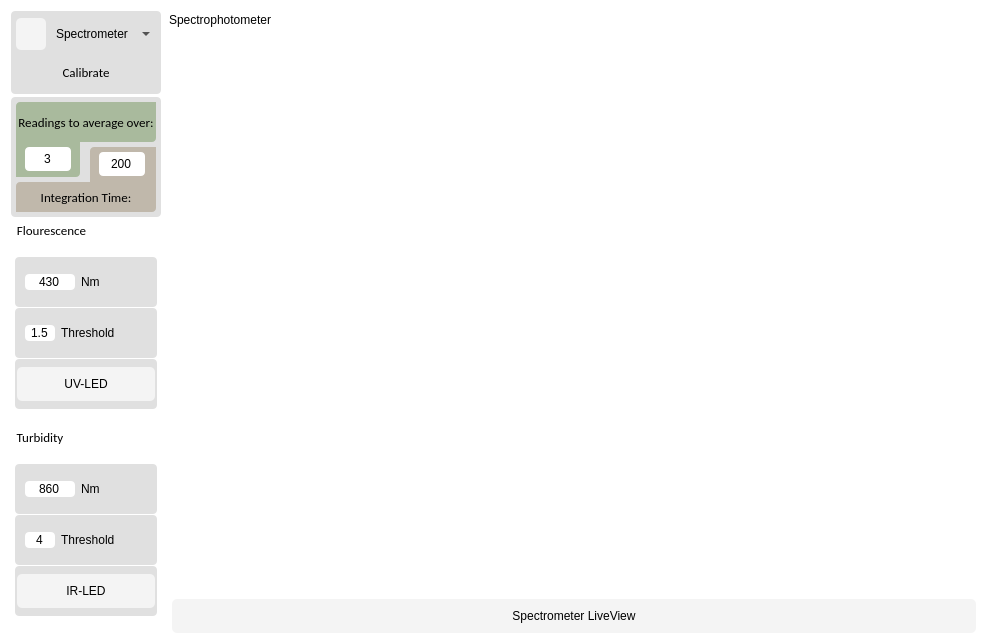
<?xml version="1.0" encoding="UTF-8"?>
<ui version="4.0">
 <class>Form</class>
 <widget class="QWidget" name="Form">
  <property name="geometry">
   <rect>
    <x>0</x>
    <y>0</y>
    <width>992</width>
    <height>644</height>
   </rect>
  </property>
  <property name="sizePolicy">
   <sizepolicy hsizetype="Expanding" vsizetype="Expanding">
    <horstretch>0</horstretch>
    <verstretch>0</verstretch>
   </sizepolicy>
  </property>
  <property name="windowTitle">
   <string>Form</string>
  </property>
  <property name="styleSheet">
   <string notr="true">*{
	border: none;
	background-color: transparent;
	background: transparent;
	padding: 0;
	margin: 0;
	color: #000;
	font: 75 10pt &quot;Calibri&quot;;
	border-radius: 4px;
}

#centralwidget{
	background-color: #fff;
}


#QPushButton{
	text-align: left;
	padding: 2px, 10px;
}

#frame_2{
	Background-color: #f3f4f5;
}
#frame_2, #frame_4, #init_sfm_btn, #calib_btn, #frame_9, #frame_10, #frame_11, #frame_3, #frame_7, #frame_8 {
	background-color: #e0e0e0;
}



#label_9, #frame_15{
	background-color: #c0b8ab;
}

#frame_15 {
	border-bottom-right-radius: 0px;
	border-bottom-left-radius: 0px;
	border-top-right-radius: 0px;
}
#label_9 {
	border-top-right-radius: 0px;
	border-bottom-left-radius: 0px;
}

#label_12, #frame_16 {
	background-color: #a9ba9d;
}

#frame_16 {
	border-top-right-radius: 0px;
	border-top-left-radius: 0px;
	border-bottom-left-radius: 0px;
}
#label_12 {
	border-top-right-radius: 0px;
	border-bottom-left-radius: 0px;
}

#init_sfm_btn:hover , #calib_btn:hover, #manual_command:hover, #self_adu_button:hover{
        background-color: #f2f3f4;
        /*box-shadow: 0px 8px 16px rgba(0, 0, 0, 0.3);*/
}

QMenu::item:selected {
    background-color: white;
    color: white;
}
QComboBox::item:selected{
    background-color: white;
    color: white;
}
QComboBox QAbstractItemView {
	background-color: white;
}

QToolTip {
    color: black;
    background-color: #02a7a9;
}
QTextBrowser, QTextEdit, QLineEdit{
	background-color: #fff;
}

QPushButton {
        border: none;
        padding: 10px;
        background-color: #f4f4f4;
        color: black;
        border-radius: 5px;
       /* box-shadow: 0px 4px 8px rgba(0, 0, 0, 0.3);*/
    }
    QPushButton:hover {
        background-color: #e0e0e0;
        /*box-shadow: 0px 8px 16px rgba(0, 0, 0, 0.3);*/
    }
    QPushButton:pressed {
        background-color: #d4d4d4;
        /*box-shadow: 0px 2px 4px rgba(0, 0, 0, 0.3);*/
    }
</string>
  </property>
  <layout class="QHBoxLayout" name="horizontalLayout_12">
   <item>
    <widget class="QFrame" name="frame">
     <property name="sizePolicy">
      <sizepolicy hsizetype="Expanding" vsizetype="Expanding">
       <horstretch>0</horstretch>
       <verstretch>0</verstretch>
      </sizepolicy>
     </property>
     <property name="maximumSize">
      <size>
       <width>150</width>
       <height>16777215</height>
      </size>
     </property>
     <property name="frameShape">
      <enum>QFrame::StyledPanel</enum>
     </property>
     <property name="frameShadow">
      <enum>QFrame::Raised</enum>
     </property>
     <layout class="QVBoxLayout" name="verticalLayout_2">
      <property name="spacing">
       <number>3</number>
      </property>
      <property name="leftMargin">
       <number>0</number>
      </property>
      <property name="topMargin">
       <number>0</number>
      </property>
      <property name="rightMargin">
       <number>0</number>
      </property>
      <property name="bottomMargin">
       <number>0</number>
      </property>
      <item alignment="Qt::AlignTop">
       <widget class="QFrame" name="settings">
        <property name="sizePolicy">
         <sizepolicy hsizetype="Expanding" vsizetype="Expanding">
          <horstretch>0</horstretch>
          <verstretch>0</verstretch>
         </sizepolicy>
        </property>
        <property name="minimumSize">
         <size>
          <width>0</width>
          <height>190</height>
         </size>
        </property>
        <property name="maximumSize">
         <size>
          <width>150</width>
          <height>16777215</height>
         </size>
        </property>
        <property name="frameShape">
         <enum>QFrame::StyledPanel</enum>
        </property>
        <property name="frameShadow">
         <enum>QFrame::Raised</enum>
        </property>
        <layout class="QVBoxLayout" name="verticalLayout_12">
         <property name="spacing">
          <number>3</number>
         </property>
         <property name="leftMargin">
          <number>0</number>
         </property>
         <property name="topMargin">
          <number>0</number>
         </property>
         <property name="rightMargin">
          <number>0</number>
         </property>
         <property name="bottomMargin">
          <number>0</number>
         </property>
         <item>
          <widget class="QFrame" name="frame_2">
           <property name="sizePolicy">
            <sizepolicy hsizetype="Expanding" vsizetype="Expanding">
             <horstretch>0</horstretch>
             <verstretch>0</verstretch>
            </sizepolicy>
           </property>
           <property name="minimumSize">
            <size>
             <width>0</width>
             <height>0</height>
            </size>
           </property>
           <property name="maximumSize">
            <size>
             <width>16777215</width>
             <height>83</height>
            </size>
           </property>
           <property name="frameShape">
            <enum>QFrame::StyledPanel</enum>
           </property>
           <property name="frameShadow">
            <enum>QFrame::Raised</enum>
           </property>
           <layout class="QVBoxLayout" name="verticalLayout_8">
            <property name="spacing">
             <number>5</number>
            </property>
            <property name="leftMargin">
             <number>5</number>
            </property>
            <property name="topMargin">
             <number>5</number>
            </property>
            <property name="rightMargin">
             <number>5</number>
            </property>
            <property name="bottomMargin">
             <number>5</number>
            </property>
            <item>
             <widget class="QFrame" name="frame_17">
              <property name="layoutDirection">
               <enum>Qt::LeftToRight</enum>
              </property>
              <property name="frameShape">
               <enum>QFrame::StyledPanel</enum>
              </property>
              <property name="frameShadow">
               <enum>QFrame::Raised</enum>
              </property>
              <layout class="QHBoxLayout" name="horizontalLayout_4">
               <property name="spacing">
                <number>10</number>
               </property>
               <property name="leftMargin">
                <number>0</number>
               </property>
               <property name="topMargin">
                <number>2</number>
               </property>
               <property name="rightMargin">
                <number>2</number>
               </property>
               <property name="bottomMargin">
                <number>0</number>
               </property>
               <item alignment="Qt::AlignLeft">
                <widget class="QPushButton" name="refreshDeviceList">
                 <property name="maximumSize">
                  <size>
                   <width>30</width>
                   <height>16777215</height>
                  </size>
                 </property>
                 <property name="text">
                  <string/>
                 </property>
                 <property name="icon">
                  <iconset resource="../Icons.qrc">
                   <normaloff>:/icons/icons/refresh-ccw.svg</normaloff>:/icons/icons/refresh-ccw.svg</iconset>
                 </property>
                </widget>
               </item>
               <item>
                <widget class="QComboBox" name="oceanOpticsDevices">
                 <property name="sizePolicy">
                  <sizepolicy hsizetype="Expanding" vsizetype="Expanding">
                   <horstretch>0</horstretch>
                   <verstretch>0</verstretch>
                  </sizepolicy>
                 </property>
                 <property name="maximumSize">
                  <size>
                   <width>16777215</width>
                   <height>16777215</height>
                  </size>
                 </property>
                 <property name="iconSize">
                  <size>
                   <width>16</width>
                   <height>16</height>
                  </size>
                 </property>
                 <item>
                  <property name="text">
                   <string>Spectrometer</string>
                  </property>
                 </item>
                </widget>
               </item>
              </layout>
             </widget>
            </item>
            <item>
             <widget class="QPushButton" name="calib_btn">
              <property name="sizePolicy">
               <sizepolicy hsizetype="Expanding" vsizetype="Expanding">
                <horstretch>0</horstretch>
                <verstretch>0</verstretch>
               </sizepolicy>
              </property>
              <property name="maximumSize">
               <size>
                <width>16777215</width>
                <height>16777215</height>
               </size>
              </property>
              <property name="font">
               <font>
                <family>Calibri</family>
                <pointsize>10</pointsize>
                <weight>9</weight>
                <italic>false</italic>
                <bold>false</bold>
               </font>
              </property>
              <property name="text">
               <string>Calibrate</string>
              </property>
             </widget>
            </item>
           </layout>
          </widget>
         </item>
         <item>
          <widget class="QFrame" name="frame_4">
           <property name="sizePolicy">
            <sizepolicy hsizetype="Expanding" vsizetype="Expanding">
             <horstretch>0</horstretch>
             <verstretch>0</verstretch>
            </sizepolicy>
           </property>
           <property name="minimumSize">
            <size>
             <width>100</width>
             <height>120</height>
            </size>
           </property>
           <property name="frameShape">
            <enum>QFrame::StyledPanel</enum>
           </property>
           <property name="frameShadow">
            <enum>QFrame::Raised</enum>
           </property>
           <layout class="QGridLayout" name="gridLayout">
            <property name="leftMargin">
             <number>5</number>
            </property>
            <property name="topMargin">
             <number>5</number>
            </property>
            <property name="rightMargin">
             <number>5</number>
            </property>
            <property name="bottomMargin">
             <number>5</number>
            </property>
            <property name="verticalSpacing">
             <number>0</number>
            </property>
            <item row="2" column="0">
             <widget class="QFrame" name="frame_12">
              <property name="frameShape">
               <enum>QFrame::StyledPanel</enum>
              </property>
              <property name="frameShadow">
               <enum>QFrame::Raised</enum>
              </property>
              <layout class="QHBoxLayout" name="horizontalLayout_2">
               <property name="spacing">
                <number>0</number>
               </property>
               <property name="leftMargin">
                <number>0</number>
               </property>
               <property name="topMargin">
                <number>0</number>
               </property>
               <property name="rightMargin">
                <number>0</number>
               </property>
               <property name="bottomMargin">
                <number>0</number>
               </property>
               <item>
                <widget class="QFrame" name="frame_14">
                 <property name="frameShape">
                  <enum>QFrame::StyledPanel</enum>
                 </property>
                 <property name="frameShadow">
                  <enum>QFrame::Raised</enum>
                 </property>
                 <layout class="QHBoxLayout" name="horizontalLayout_10">
                  <property name="spacing">
                   <number>5</number>
                  </property>
                  <property name="leftMargin">
                   <number>0</number>
                  </property>
                  <property name="topMargin">
                   <number>0</number>
                  </property>
                  <property name="rightMargin">
                   <number>5</number>
                  </property>
                  <property name="bottomMargin">
                   <number>5</number>
                  </property>
                  <item>
                   <widget class="QFrame" name="frame_16">
                    <property name="frameShape">
                     <enum>QFrame::StyledPanel</enum>
                    </property>
                    <property name="frameShadow">
                     <enum>QFrame::Raised</enum>
                    </property>
                    <layout class="QHBoxLayout" name="horizontalLayout_11">
                     <property name="topMargin">
                      <number>5</number>
                     </property>
                     <property name="bottomMargin">
                      <number>5</number>
                     </property>
                     <item>
                      <widget class="QLineEdit" name="avg_nr">
                       <property name="sizePolicy">
                        <sizepolicy hsizetype="Expanding" vsizetype="Expanding">
                         <horstretch>0</horstretch>
                         <verstretch>0</verstretch>
                        </sizepolicy>
                       </property>
                       <property name="minimumSize">
                        <size>
                         <width>0</width>
                         <height>24</height>
                        </size>
                       </property>
                       <property name="maximumSize">
                        <size>
                         <width>50</width>
                         <height>24</height>
                        </size>
                       </property>
                       <property name="inputMethodHints">
                        <set>Qt::ImhDigitsOnly</set>
                       </property>
                       <property name="text">
                        <string>3</string>
                       </property>
                       <property name="maxLength">
                        <number>2</number>
                       </property>
                       <property name="alignment">
                        <set>Qt::AlignCenter</set>
                       </property>
                      </widget>
                     </item>
                    </layout>
                   </widget>
                  </item>
                 </layout>
                </widget>
               </item>
               <item>
                <widget class="QFrame" name="frame_13">
                 <property name="frameShape">
                  <enum>QFrame::StyledPanel</enum>
                 </property>
                 <property name="frameShadow">
                  <enum>QFrame::Raised</enum>
                 </property>
                 <layout class="QHBoxLayout" name="horizontalLayout_9">
                  <property name="spacing">
                   <number>5</number>
                  </property>
                  <property name="leftMargin">
                   <number>5</number>
                  </property>
                  <property name="topMargin">
                   <number>5</number>
                  </property>
                  <property name="rightMargin">
                   <number>0</number>
                  </property>
                  <property name="bottomMargin">
                   <number>0</number>
                  </property>
                  <item>
                   <widget class="QFrame" name="frame_15">
                    <property name="frameShape">
                     <enum>QFrame::StyledPanel</enum>
                    </property>
                    <property name="frameShadow">
                     <enum>QFrame::Raised</enum>
                    </property>
                    <layout class="QVBoxLayout" name="verticalLayout_9">
                     <property name="topMargin">
                      <number>5</number>
                     </property>
                     <property name="rightMargin">
                      <number>11</number>
                     </property>
                     <property name="bottomMargin">
                      <number>5</number>
                     </property>
                     <item>
                      <widget class="QLineEdit" name="int_time">
                       <property name="sizePolicy">
                        <sizepolicy hsizetype="Expanding" vsizetype="Expanding">
                         <horstretch>0</horstretch>
                         <verstretch>0</verstretch>
                        </sizepolicy>
                       </property>
                       <property name="minimumSize">
                        <size>
                         <width>0</width>
                         <height>24</height>
                        </size>
                       </property>
                       <property name="maximumSize">
                        <size>
                         <width>50</width>
                         <height>24</height>
                        </size>
                       </property>
                       <property name="inputMethodHints">
                        <set>Qt::ImhDigitsOnly</set>
                       </property>
                       <property name="text">
                        <string>200</string>
                       </property>
                       <property name="maxLength">
                        <number>5</number>
                       </property>
                       <property name="alignment">
                        <set>Qt::AlignCenter</set>
                       </property>
                      </widget>
                     </item>
                    </layout>
                   </widget>
                  </item>
                 </layout>
                </widget>
               </item>
              </layout>
             </widget>
            </item>
            <item row="0" column="0">
             <widget class="QLabel" name="label_12">
              <property name="sizePolicy">
               <sizepolicy hsizetype="Expanding" vsizetype="Expanding">
                <horstretch>0</horstretch>
                <verstretch>0</verstretch>
               </sizepolicy>
              </property>
              <property name="maximumSize">
               <size>
                <width>16777215</width>
                <height>16777215</height>
               </size>
              </property>
              <property name="font">
               <font>
                <family>Calibri</family>
                <pointsize>10</pointsize>
                <weight>9</weight>
                <italic>false</italic>
                <bold>false</bold>
               </font>
              </property>
              <property name="text">
               <string>Readings to average over:</string>
              </property>
              <property name="alignment">
               <set>Qt::AlignCenter</set>
              </property>
             </widget>
            </item>
            <item row="3" column="0" rowspan="3">
             <widget class="QLabel" name="label_9">
              <property name="sizePolicy">
               <sizepolicy hsizetype="Expanding" vsizetype="Expanding">
                <horstretch>0</horstretch>
                <verstretch>0</verstretch>
               </sizepolicy>
              </property>
              <property name="minimumSize">
               <size>
                <width>0</width>
                <height>30</height>
               </size>
              </property>
              <property name="maximumSize">
               <size>
                <width>16777215</width>
                <height>16777215</height>
               </size>
              </property>
              <property name="font">
               <font>
                <family>Calibri</family>
                <pointsize>10</pointsize>
                <weight>9</weight>
                <italic>false</italic>
                <bold>false</bold>
               </font>
              </property>
              <property name="text">
               <string>Integration Time:</string>
              </property>
              <property name="alignment">
               <set>Qt::AlignCenter</set>
              </property>
             </widget>
            </item>
           </layout>
          </widget>
         </item>
        </layout>
       </widget>
      </item>
      <item>
       <widget class="QFrame" name="frame_5">
        <property name="sizePolicy">
         <sizepolicy hsizetype="Expanding" vsizetype="MinimumExpanding">
          <horstretch>0</horstretch>
          <verstretch>0</verstretch>
         </sizepolicy>
        </property>
        <property name="maximumSize">
         <size>
          <width>150</width>
          <height>16777215</height>
         </size>
        </property>
        <property name="font">
         <font>
          <family>Calibri</family>
          <pointsize>10</pointsize>
          <weight>9</weight>
          <italic>false</italic>
          <bold>false</bold>
         </font>
        </property>
        <property name="frameShape">
         <enum>QFrame::StyledPanel</enum>
        </property>
        <property name="frameShadow">
         <enum>QFrame::Raised</enum>
        </property>
        <layout class="QVBoxLayout" name="verticalLayout_7">
         <property name="spacing">
          <number>0</number>
         </property>
         <property name="leftMargin">
          <number>4</number>
         </property>
         <property name="topMargin">
          <number>0</number>
         </property>
         <property name="rightMargin">
          <number>4</number>
         </property>
         <property name="bottomMargin">
          <number>0</number>
         </property>
         <item>
          <widget class="QGroupBox" name="groupBox_2">
           <property name="sizePolicy">
            <sizepolicy hsizetype="Expanding" vsizetype="Expanding">
             <horstretch>0</horstretch>
             <verstretch>0</verstretch>
            </sizepolicy>
           </property>
           <property name="minimumSize">
            <size>
             <width>100</width>
             <height>0</height>
            </size>
           </property>
           <property name="maximumSize">
            <size>
             <width>200</width>
             <height>16777215</height>
            </size>
           </property>
           <property name="font">
            <font>
             <family>Calibri</family>
             <pointsize>10</pointsize>
             <weight>9</weight>
             <italic>false</italic>
             <bold>false</bold>
            </font>
           </property>
           <property name="title">
            <string>Flourescence</string>
           </property>
           <layout class="QVBoxLayout" name="verticalLayout_11">
            <property name="spacing">
             <number>0</number>
            </property>
            <property name="leftMargin">
             <number>0</number>
            </property>
            <property name="topMargin">
             <number>20</number>
            </property>
            <property name="rightMargin">
             <number>0</number>
            </property>
            <property name="bottomMargin">
             <number>1</number>
            </property>
            <item>
             <layout class="QVBoxLayout" name="verticalLayout_5" stretch="0,0,0">
              <property name="spacing">
               <number>1</number>
              </property>
              <property name="bottomMargin">
               <number>0</number>
              </property>
              <item>
               <widget class="QFrame" name="frame_9">
                <property name="sizePolicy">
                 <sizepolicy hsizetype="Expanding" vsizetype="Expanding">
                  <horstretch>0</horstretch>
                  <verstretch>0</verstretch>
                 </sizepolicy>
                </property>
                <property name="maximumSize">
                 <size>
                  <width>16777215</width>
                  <height>50</height>
                 </size>
                </property>
                <property name="frameShape">
                 <enum>QFrame::StyledPanel</enum>
                </property>
                <property name="frameShadow">
                 <enum>QFrame::Raised</enum>
                </property>
                <layout class="QHBoxLayout" name="horizontalLayout_7">
                 <property name="leftMargin">
                  <number>10</number>
                 </property>
                 <property name="topMargin">
                  <number>2</number>
                 </property>
                 <property name="rightMargin">
                  <number>2</number>
                 </property>
                 <property name="bottomMargin">
                  <number>2</number>
                 </property>
                 <item>
                  <widget class="QLineEdit" name="nm_flur">
                   <property name="maximumSize">
                    <size>
                     <width>50</width>
                     <height>16777215</height>
                    </size>
                   </property>
                   <property name="inputMethodHints">
                    <set>Qt::ImhDigitsOnly</set>
                   </property>
                   <property name="text">
                    <string>430</string>
                   </property>
                   <property name="maxLength">
                    <number>6</number>
                   </property>
                   <property name="alignment">
                    <set>Qt::AlignCenter</set>
                   </property>
                  </widget>
                 </item>
                 <item>
                  <widget class="QLabel" name="label_11">
                   <property name="sizePolicy">
                    <sizepolicy hsizetype="Expanding" vsizetype="Expanding">
                     <horstretch>0</horstretch>
                     <verstretch>0</verstretch>
                    </sizepolicy>
                   </property>
                   <property name="maximumSize">
                    <size>
                     <width>16777215</width>
                     <height>18</height>
                    </size>
                   </property>
                   <property name="text">
                    <string>Nm</string>
                   </property>
                  </widget>
                 </item>
                </layout>
               </widget>
              </item>
              <item>
               <widget class="QFrame" name="frame_10">
                <property name="sizePolicy">
                 <sizepolicy hsizetype="Expanding" vsizetype="Expanding">
                  <horstretch>0</horstretch>
                  <verstretch>0</verstretch>
                 </sizepolicy>
                </property>
                <property name="maximumSize">
                 <size>
                  <width>16777215</width>
                  <height>50</height>
                 </size>
                </property>
                <property name="frameShape">
                 <enum>QFrame::StyledPanel</enum>
                </property>
                <property name="frameShadow">
                 <enum>QFrame::Raised</enum>
                </property>
                <layout class="QHBoxLayout" name="horizontalLayout_3">
                 <property name="leftMargin">
                  <number>10</number>
                 </property>
                 <property name="topMargin">
                  <number>2</number>
                 </property>
                 <property name="rightMargin">
                  <number>2</number>
                 </property>
                 <property name="bottomMargin">
                  <number>2</number>
                 </property>
                 <item>
                  <widget class="QLineEdit" name="thresh_flur">
                   <property name="maximumSize">
                    <size>
                     <width>30</width>
                     <height>16777215</height>
                    </size>
                   </property>
                   <property name="inputMethodHints">
                    <set>Qt::ImhDigitsOnly</set>
                   </property>
                   <property name="text">
                    <string>1.5</string>
                   </property>
                   <property name="maxLength">
                    <number>6</number>
                   </property>
                   <property name="alignment">
                    <set>Qt::AlignCenter</set>
                   </property>
                  </widget>
                 </item>
                 <item>
                  <widget class="QLabel" name="label_21">
                   <property name="sizePolicy">
                    <sizepolicy hsizetype="Expanding" vsizetype="Expanding">
                     <horstretch>0</horstretch>
                     <verstretch>0</verstretch>
                    </sizepolicy>
                   </property>
                   <property name="maximumSize">
                    <size>
                     <width>16777215</width>
                     <height>18</height>
                    </size>
                   </property>
                   <property name="text">
                    <string>Threshold</string>
                   </property>
                  </widget>
                 </item>
                </layout>
               </widget>
              </item>
              <item>
               <widget class="QFrame" name="frame_11">
                <property name="sizePolicy">
                 <sizepolicy hsizetype="Expanding" vsizetype="Expanding">
                  <horstretch>0</horstretch>
                  <verstretch>0</verstretch>
                 </sizepolicy>
                </property>
                <property name="maximumSize">
                 <size>
                  <width>16777215</width>
                  <height>50</height>
                 </size>
                </property>
                <property name="frameShape">
                 <enum>QFrame::StyledPanel</enum>
                </property>
                <property name="frameShadow">
                 <enum>QFrame::Raised</enum>
                </property>
                <layout class="QHBoxLayout" name="horizontalLayout_8">
                 <property name="leftMargin">
                  <number>2</number>
                 </property>
                 <property name="topMargin">
                  <number>2</number>
                 </property>
                 <property name="rightMargin">
                  <number>2</number>
                 </property>
                 <property name="bottomMargin">
                  <number>2</number>
                 </property>
                 <item>
                  <widget class="QPushButton" name="UVLED">
                   <property name="text">
                    <string>UV-LED</string>
                   </property>
                  </widget>
                 </item>
                </layout>
               </widget>
              </item>
             </layout>
            </item>
           </layout>
          </widget>
         </item>
         <item>
          <widget class="QGroupBox" name="groupBox">
           <property name="sizePolicy">
            <sizepolicy hsizetype="Expanding" vsizetype="Expanding">
             <horstretch>0</horstretch>
             <verstretch>0</verstretch>
            </sizepolicy>
           </property>
           <property name="minimumSize">
            <size>
             <width>100</width>
             <height>0</height>
            </size>
           </property>
           <property name="maximumSize">
            <size>
             <width>200</width>
             <height>16777215</height>
            </size>
           </property>
           <property name="font">
            <font>
             <family>Calibri</family>
             <pointsize>10</pointsize>
             <weight>9</weight>
             <italic>false</italic>
             <bold>false</bold>
            </font>
           </property>
           <property name="title">
            <string>Turbidity</string>
           </property>
           <layout class="QVBoxLayout" name="verticalLayout_10">
            <property name="spacing">
             <number>0</number>
            </property>
            <property name="leftMargin">
             <number>0</number>
            </property>
            <property name="topMargin">
             <number>20</number>
            </property>
            <property name="rightMargin">
             <number>0</number>
            </property>
            <property name="bottomMargin">
             <number>0</number>
            </property>
            <item>
             <layout class="QVBoxLayout" name="verticalLayout_4" stretch="0,0,0">
              <property name="spacing">
               <number>1</number>
              </property>
              <item>
               <widget class="QFrame" name="frame_3">
                <property name="sizePolicy">
                 <sizepolicy hsizetype="Expanding" vsizetype="Expanding">
                  <horstretch>0</horstretch>
                  <verstretch>0</verstretch>
                 </sizepolicy>
                </property>
                <property name="maximumSize">
                 <size>
                  <width>16777215</width>
                  <height>50</height>
                 </size>
                </property>
                <property name="frameShape">
                 <enum>QFrame::StyledPanel</enum>
                </property>
                <property name="frameShadow">
                 <enum>QFrame::Raised</enum>
                </property>
                <layout class="QHBoxLayout" name="horizontalLayout">
                 <property name="leftMargin">
                  <number>10</number>
                 </property>
                 <property name="topMargin">
                  <number>2</number>
                 </property>
                 <property name="rightMargin">
                  <number>2</number>
                 </property>
                 <property name="bottomMargin">
                  <number>2</number>
                 </property>
                 <item>
                  <widget class="QLineEdit" name="nm_turb">
                   <property name="maximumSize">
                    <size>
                     <width>50</width>
                     <height>16777215</height>
                    </size>
                   </property>
                   <property name="inputMethodHints">
                    <set>Qt::ImhDigitsOnly</set>
                   </property>
                   <property name="text">
                    <string>860</string>
                   </property>
                   <property name="maxLength">
                    <number>6</number>
                   </property>
                   <property name="alignment">
                    <set>Qt::AlignCenter</set>
                   </property>
                  </widget>
                 </item>
                 <item>
                  <widget class="QLabel" name="label_8">
                   <property name="sizePolicy">
                    <sizepolicy hsizetype="Expanding" vsizetype="Expanding">
                     <horstretch>0</horstretch>
                     <verstretch>0</verstretch>
                    </sizepolicy>
                   </property>
                   <property name="maximumSize">
                    <size>
                     <width>16777215</width>
                     <height>18</height>
                    </size>
                   </property>
                   <property name="text">
                    <string>Nm</string>
                   </property>
                  </widget>
                 </item>
                </layout>
               </widget>
              </item>
              <item>
               <widget class="QFrame" name="frame_7">
                <property name="sizePolicy">
                 <sizepolicy hsizetype="Expanding" vsizetype="Expanding">
                  <horstretch>0</horstretch>
                  <verstretch>0</verstretch>
                 </sizepolicy>
                </property>
                <property name="maximumSize">
                 <size>
                  <width>16777215</width>
                  <height>50</height>
                 </size>
                </property>
                <property name="frameShape">
                 <enum>QFrame::StyledPanel</enum>
                </property>
                <property name="frameShadow">
                 <enum>QFrame::Raised</enum>
                </property>
                <layout class="QHBoxLayout" name="horizontalLayout_5">
                 <property name="leftMargin">
                  <number>10</number>
                 </property>
                 <property name="topMargin">
                  <number>2</number>
                 </property>
                 <property name="rightMargin">
                  <number>2</number>
                 </property>
                 <property name="bottomMargin">
                  <number>2</number>
                 </property>
                 <item>
                  <widget class="QLineEdit" name="thresh_turb">
                   <property name="maximumSize">
                    <size>
                     <width>30</width>
                     <height>16777215</height>
                    </size>
                   </property>
                   <property name="inputMethodHints">
                    <set>Qt::ImhDigitsOnly</set>
                   </property>
                   <property name="text">
                    <string>4</string>
                   </property>
                   <property name="maxLength">
                    <number>6</number>
                   </property>
                   <property name="alignment">
                    <set>Qt::AlignCenter</set>
                   </property>
                  </widget>
                 </item>
                 <item>
                  <widget class="QLabel" name="label_16">
                   <property name="sizePolicy">
                    <sizepolicy hsizetype="Expanding" vsizetype="Expanding">
                     <horstretch>0</horstretch>
                     <verstretch>0</verstretch>
                    </sizepolicy>
                   </property>
                   <property name="maximumSize">
                    <size>
                     <width>16777215</width>
                     <height>18</height>
                    </size>
                   </property>
                   <property name="text">
                    <string>Threshold</string>
                   </property>
                  </widget>
                 </item>
                </layout>
               </widget>
              </item>
              <item>
               <widget class="QFrame" name="frame_8">
                <property name="sizePolicy">
                 <sizepolicy hsizetype="Expanding" vsizetype="Expanding">
                  <horstretch>0</horstretch>
                  <verstretch>0</verstretch>
                 </sizepolicy>
                </property>
                <property name="maximumSize">
                 <size>
                  <width>16777215</width>
                  <height>50</height>
                 </size>
                </property>
                <property name="frameShape">
                 <enum>QFrame::StyledPanel</enum>
                </property>
                <property name="frameShadow">
                 <enum>QFrame::Raised</enum>
                </property>
                <layout class="QHBoxLayout" name="horizontalLayout_6">
                 <property name="leftMargin">
                  <number>2</number>
                 </property>
                 <property name="topMargin">
                  <number>2</number>
                 </property>
                 <property name="rightMargin">
                  <number>2</number>
                 </property>
                 <property name="bottomMargin">
                  <number>2</number>
                 </property>
                 <item>
                  <widget class="QPushButton" name="IRLED">
                   <property name="text">
                    <string>IR-LED</string>
                   </property>
                  </widget>
                 </item>
                </layout>
               </widget>
              </item>
             </layout>
            </item>
           </layout>
          </widget>
         </item>
        </layout>
       </widget>
      </item>
     </layout>
    </widget>
   </item>
   <item>
    <widget class="QFrame" name="frame_6">
     <property name="sizePolicy">
      <sizepolicy hsizetype="Expanding" vsizetype="Expanding">
       <horstretch>0</horstretch>
       <verstretch>0</verstretch>
      </sizepolicy>
     </property>
     <property name="frameShape">
      <enum>QFrame::StyledPanel</enum>
     </property>
     <property name="frameShadow">
      <enum>QFrame::Raised</enum>
     </property>
     <layout class="QVBoxLayout" name="verticalLayout_3">
      <property name="leftMargin">
       <number>0</number>
      </property>
      <property name="topMargin">
       <number>0</number>
      </property>
      <property name="rightMargin">
       <number>0</number>
      </property>
      <property name="bottomMargin">
       <number>0</number>
      </property>
      <item>
       <widget class="QGroupBox" name="groupBox_5">
        <property name="sizePolicy">
         <sizepolicy hsizetype="Expanding" vsizetype="Expanding">
          <horstretch>0</horstretch>
          <verstretch>0</verstretch>
         </sizepolicy>
        </property>
        <property name="minimumSize">
         <size>
          <width>0</width>
          <height>0</height>
         </size>
        </property>
        <property name="title">
         <string>Spectrophotometer</string>
        </property>
        <layout class="QVBoxLayout" name="verticalLayout">
         <property name="leftMargin">
          <number>5</number>
         </property>
         <property name="topMargin">
          <number>0</number>
         </property>
         <property name="rightMargin">
          <number>5</number>
         </property>
         <property name="bottomMargin">
          <number>0</number>
         </property>
         <item>
          <widget class="QWidget" name="sfm_widget" native="true">
           <property name="sizePolicy">
            <sizepolicy hsizetype="Expanding" vsizetype="Expanding">
             <horstretch>0</horstretch>
             <verstretch>0</verstretch>
            </sizepolicy>
           </property>
           <layout class="QVBoxLayout" name="verticalLayout_6">
            <property name="leftMargin">
             <number>0</number>
            </property>
            <property name="topMargin">
             <number>0</number>
            </property>
            <property name="rightMargin">
             <number>0</number>
            </property>
            <property name="bottomMargin">
             <number>0</number>
            </property>
            <item>
             <widget class="QGraphicsView" name="graphicsView"/>
            </item>
           </layout>
          </widget>
         </item>
         <item>
          <widget class="QPushButton" name="graph_btn">
           <property name="sizePolicy">
            <sizepolicy hsizetype="Expanding" vsizetype="Fixed">
             <horstretch>0</horstretch>
             <verstretch>0</verstretch>
            </sizepolicy>
           </property>
           <property name="text">
            <string>Spectrometer LiveView</string>
           </property>
          </widget>
         </item>
        </layout>
       </widget>
      </item>
     </layout>
    </widget>
   </item>
  </layout>
 </widget>
 <resources>
  <include location="../Icons.qrc"/>
 </resources>
 <connections/>
</ui>
